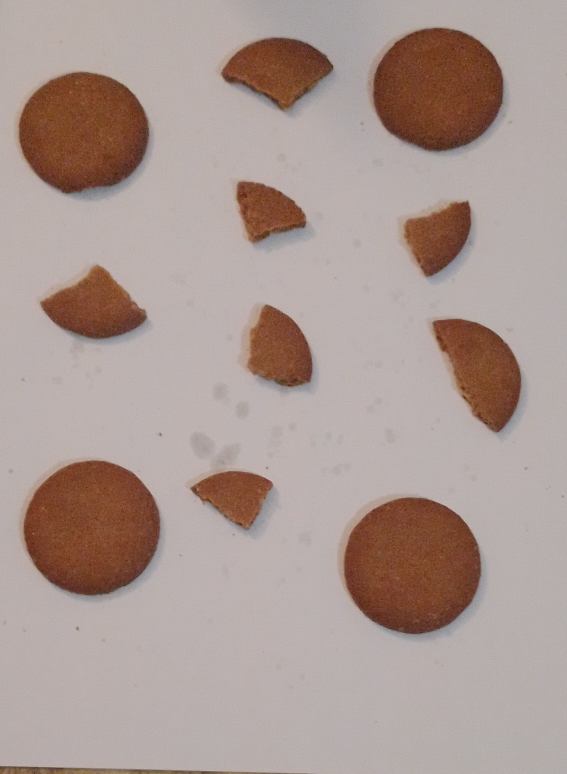
#> input picture input/circular biscuit 1.jpg, 1134 x 1548 px, found by its file name (shown at 1/2 size); its folder holds only this picture in this run
$ jupyter execute 'image processing assignment.ipynb'   (shell and % lines are left out)
#> lines starting #> are read from the running program, lines starting #| are printed output that depends on the picture; after the words box and inside, x2 and y2 are one past the last pixel; in counts of white or black regions, pixels touching at a corner belong together
[cell 1]
import cv2
import numpy as np
import os

input_folder = "Biscuit Images/input"
output_folder = "Biscuit Images/output"
os.makedirs(output_folder, exist_ok=True)

for filename in os.listdir(input_folder):

    if not filename.lower().endswith((".jpg", ".png", ".jpeg")):
        continue

    path = os.path.join(input_folder, filename)
    img = cv2.imread(path)
#> img is the input picture: shape (1548, 1134, 3); mean B, G, R 147.2, 153.2, 170.9

    if img is None:
        continue

    img = cv2.resize(img, (800, 800))
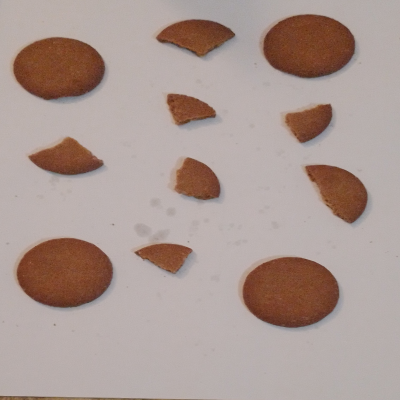
#> img: shape (800, 800, 3) (shown at 1/2 size); mean B, G, R 147.1, 153.1, 170.7
    output = img.copy()


    gray = cv2.cvtColor(img, cv2.COLOR_BGR2GRAY)
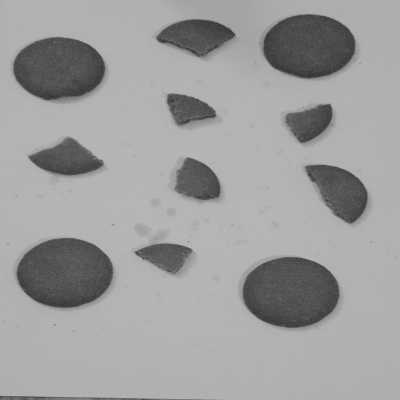
#> gray: shape (800, 800) (shown at 1/2 size); min 30, max 191, mean 157.7
    blur = cv2.GaussianBlur(gray, (5, 5), 0)

    _, thresh = cv2.threshold(
        blur, 0, 255,
        cv2.THRESH_BINARY_INV + cv2.THRESH_OTSU
    )
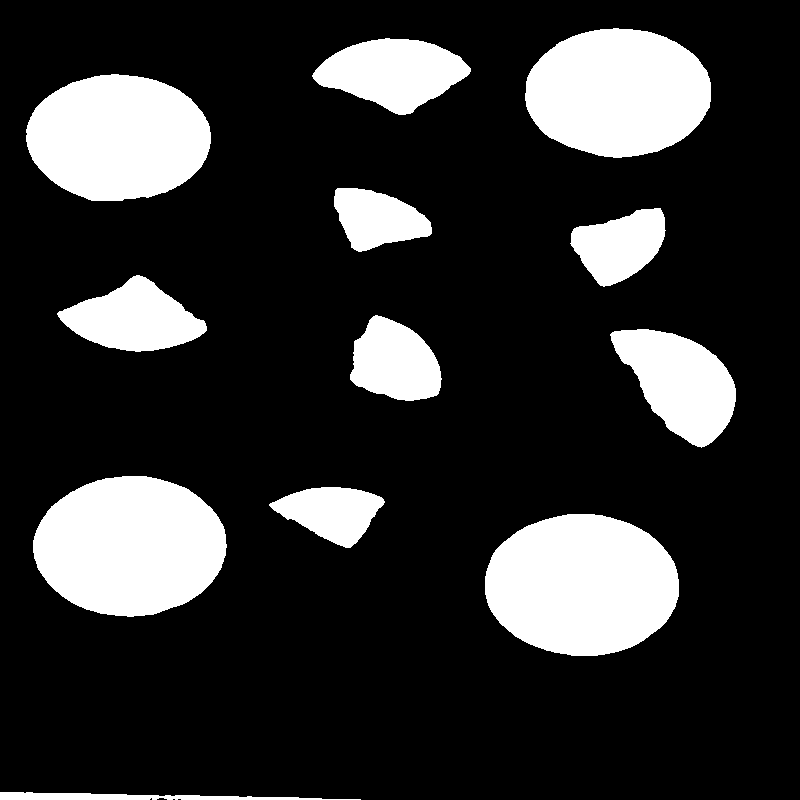
#> thresh: shape (800, 800); 19.4% white; 12 white regions, largest, box (x1, y1, x2, y2) and area: (485, 514, 679, 656) 21717, (33, 476, 227, 617) 21200, (525, 28, 711, 158) 18847

    kernel = np.ones((5, 5), np.uint8)
    thresh = cv2.morphologyEx(thresh, cv2.MORPH_CLOSE, kernel, 3)
    thresh = cv2.morphologyEx(thresh, cv2.MORPH_OPEN, kernel, 2)
#> thresh: shape (800, 800); 19.4% white; 12 white regions

    contours, _ = cv2.findContours(
        thresh, cv2.RETR_EXTERNAL, cv2.CHAIN_APPROX_SIMPLE
    )
#> contours = 12 contours; largest, box (x1, y1, x2, y2) and area: (485, 514, 679, 656) 21476, (33, 476, 226, 617) 20958, (525, 28, 711, 158) 18620, (26, 74, 211, 201) 18110, (611, 329, 736, 447) 8824

    intact = 0
    broken = 0

    for cnt in contours:

        area = cv2.contourArea(cnt)
        if area < 1500:
            continue

        perimeter = cv2.arcLength(cnt, True)
        if perimeter == 0:
            continue


        circularity = 4 * np.pi * area / (perimeter * perimeter)

        hull = cv2.convexHull(cnt)
        hull_area = cv2.contourArea(hull)
        solidity = area / hull_area if hull_area != 0 else 0

        x, y, w, h = cv2.boundingRect(cnt)
        extent = area / (w * h)


        roughness = perimeter / (2 * np.sqrt(np.pi * area))


        is_large = area > 8000


        if is_large and (
            circularity > 0.75 and
            solidity > 0.94 and
            roughness < 1.15
        ):
            label = "Intact Biscuit"
            color = (0, 255, 0)
            intact += 1

        elif is_large and (
            extent > 0.75 and
            solidity > 0.90 and
            roughness < 1.2
        ):
            label = "Intact Biscuit"
            color = (0, 255, 0)
            intact += 1

        else:
            label = "Broken Biscuit"
            color = (0, 0, 255)
            broken += 1


        cv2.drawContours(output, [cnt], -1, color, 3)

        cv2.putText(output, label, (x, y - 10),
                    cv2.FONT_HERSHEY_SIMPLEX, 0.6, color, 2)
#> this loop made 12 passes
#> (area, perimeter, circularity, hull_area, solidity, x, y, w) on passes 2 to 9: (21475.5, 558.5, 0.865, 21619, 0.993, 485, 514, 194), (4140.5, 287.2, 0.631, 4303.5, 0.962, 271, 487, 113), (20958, 552.7, 0.862, 21118.5, 0.992, 33, 476, 193), (8824.5, 395.9, 0.708, 9121, 0.967, 611, 329, 125), (5503.5, 294.7, 0.796, 5667, 0.971, 350, 316, 91), (6681.5, 368.1, 0.62, 7081, 0.944, 58, 276, 149), (4732, 284.9, 0.732, 4961, 0.954, 571, 208, 94), (4048.5, 275.2, 0.672, 4255, 0.951, 334, 188, 98)
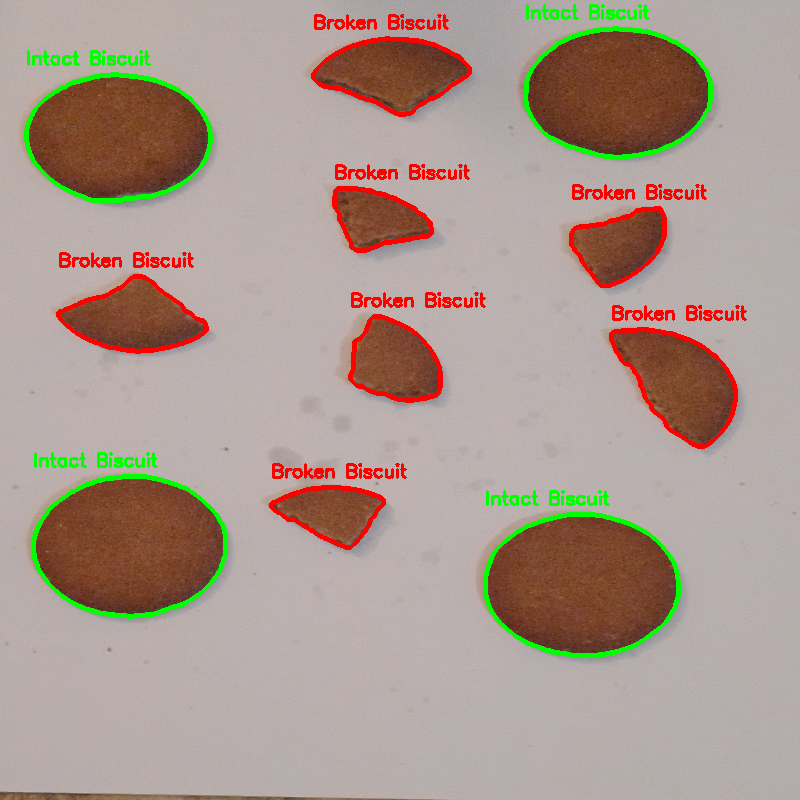
#> output: shape (800, 800, 3); 4.62% of pixels changed, all inside (x1, y1, x2, y2) = (24, 4, 747, 658)
#> after the loop, broken = 7; intact = 4

    cv2.putText(output,
                f"Intact: {intact}  Broken: {broken}",
                (10, 30),
                cv2.FONT_HERSHEY_SIMPLEX,
                0.8,
                (255, 0, 0),
                2)
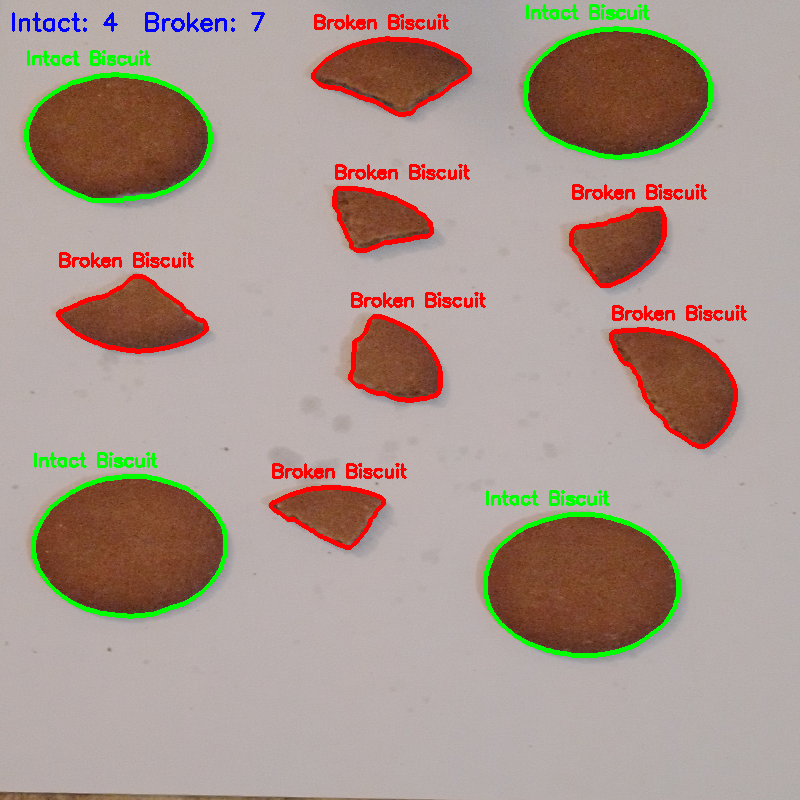
#> output: shape (800, 800, 3); 0.22% of pixels changed, all inside (x1, y1, x2, y2) = (12, 12, 265, 32)

    out_path = os.path.join(output_folder, "processed_" + filename)
    cv2.imwrite(out_path, output)

    print("Saved:", out_path)

print("DONE")

$ run again, on input/circular biscuit 5.jpg
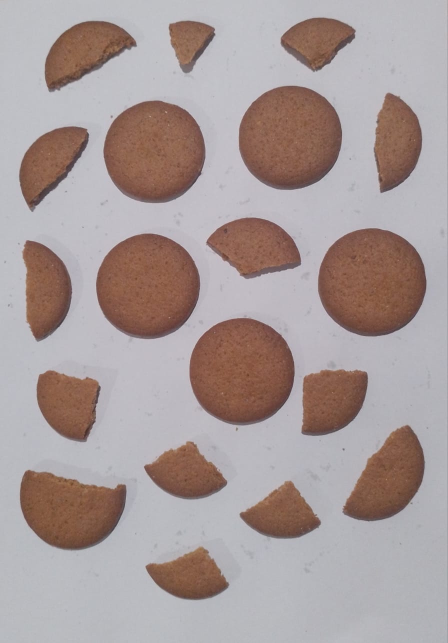
#> input picture input/circular biscuit 5.jpg, 896 x 1286 px, found by its file name (shown at 1/2 size)
#> img is the input picture: shape (1286, 896, 3); mean B, G, R 153.6, 154.7, 167.8
#> img: shape (800, 800, 3)
#> `_, thresh = cv2.threshold( blur, 0, 255, cv2.THRESH_BINARY_INV + cv2.T..`:
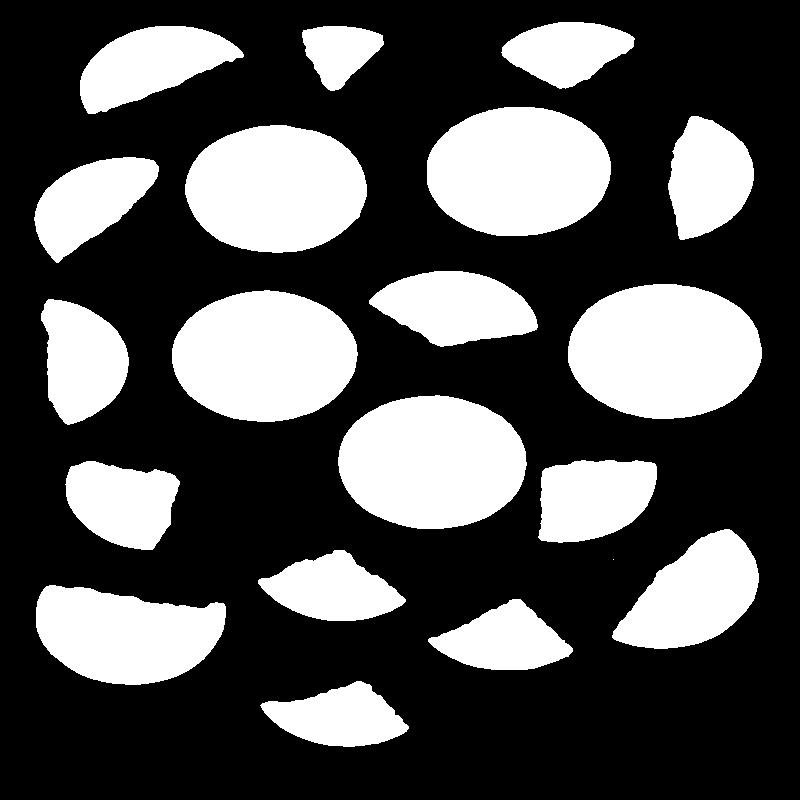
#> thresh: shape (800, 800); 32% white; 20 white regions (1 under 20 px), largest, box (x1, y1, x2, y2) and area: (568, 284, 762, 419) 20662, (338, 395, 527, 529) 19853, (172, 290, 358, 422) 19055
#> contours = 19 contours; largest, box (x1, y1, x2, y2) and area: (568, 284, 762, 419) 20424, (338, 395, 526, 529) 19616, (172, 290, 357, 422) 18824, (427, 107, 611, 236) 18678, (185, 125, 367, 253) 18044
#> the loop `for cnt in contours: ` made 19 passes
#> (area, perimeter, circularity, hull_area, solidity, x, y, w) on passes 1 to 8: (5910, 358.7, 0.577, 6368, 0.928, 262, 681, 146), (6009, 352.5, 0.608, 6280.5, 0.957, 429, 599, 143), (13618.5, 508.9, 0.661, 14421.5, 0.944, 36, 585, 190), (6357, 358.5, 0.621, 6686.5, 0.951, 259, 550, 146), (10542.5, 429, 0.72, 10816.5, 0.975, 613, 529, 146), (7265.5, 344.8, 0.768, 7558, 0.961, 66, 461, 113), (7757, 361.5, 0.746, 7955.5, 0.975, 539, 460, 118), (19615.5, 537.5, 0.853, 19772, 0.992, 338, 395, 188)
#> after the loop `for cnt in contours:`: broken = 14; intact = 5
#> `cv2.putText(output, f"Intact: {intact}  Broken: {broken}", (10, 30), c..`:
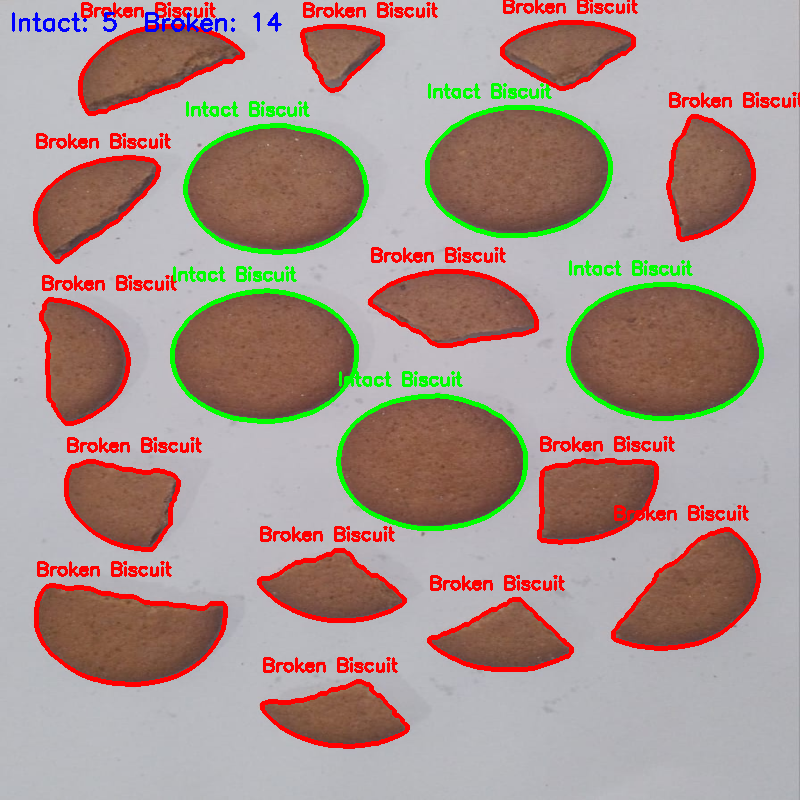
#> output: shape (800, 800, 3); mean B, G, R 141.6, 148.4, 168.6

$ run again, on input/square image 1.jpg
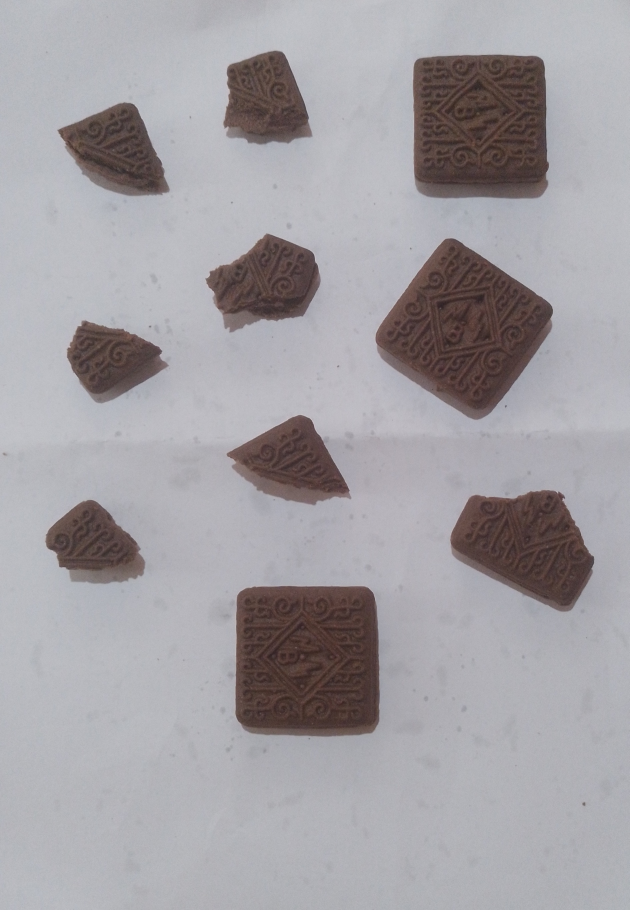
#> input picture input/square image 1.jpg, 1888 x 2729 px, found by its file name (shown at 1/3 size)
#> img is the input picture: shape (2729, 1888, 3); mean B, G, R 163.6, 159.4, 162.8
#> img: shape (800, 800, 3)
#> `_, thresh = cv2.threshold( blur, 0, 255, cv2.THRESH_BINARY_INV + cv2.T..`:
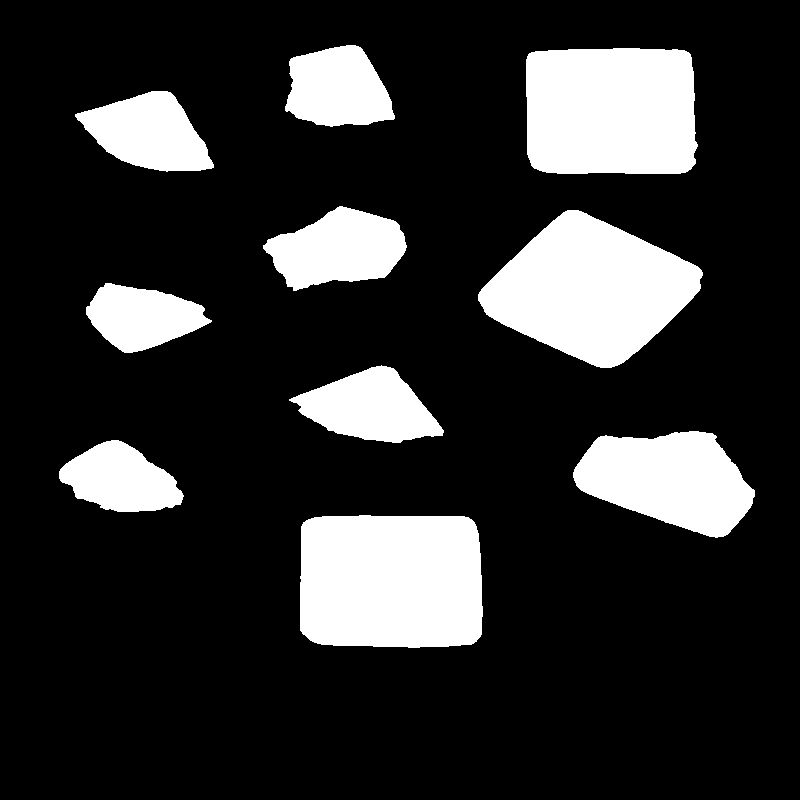
#> thresh: shape (800, 800); 18.6% white; 10 white regions, largest, box (x1, y1, x2, y2) and area: (300, 515, 483, 648) 23227, (478, 210, 703, 368) 21699, (526, 48, 698, 174) 20652
#> contours = 10 contours; largest, box (x1, y1, x2, y2) and area: (300, 515, 483, 648) 22942, (478, 210, 702, 368) 21454, (526, 48, 697, 174) 20372, (573, 431, 755, 537) 12858, (264, 207, 406, 290) 7748
#> the loop `for cnt in contours: ` made 10 passes
#> (area, perimeter, circularity, hull_area, solidity, x, y, w) on passes 1 to 8: (22941.5, 597, 0.809, 23168.5, 0.99, 300, 515, 183), (5803.5, 326.5, 0.684, 6045.5, 0.96, 59, 440, 124), (12857.5, 484.9, 0.687, 13338.5, 0.964, 573, 431, 182), (7017.5, 379.1, 0.614, 7287, 0.963, 293, 366, 150), (5507, 321.1, 0.671, 5686, 0.969, 86, 283, 123), (21454.5, 596.2, 0.758, 21641, 0.991, 478, 210, 224), (7748.5, 380.6, 0.672, 8268.5, 0.937, 264, 207, 142), (6944.5, 361.8, 0.667, 7140.5, 0.973, 77, 91, 136)
#> after the loop `for cnt in contours:`: broken = 7; intact = 3
#> `cv2.putText(output, f"Intact: {intact}  Broken: {broken}", (10, 30), c..`:
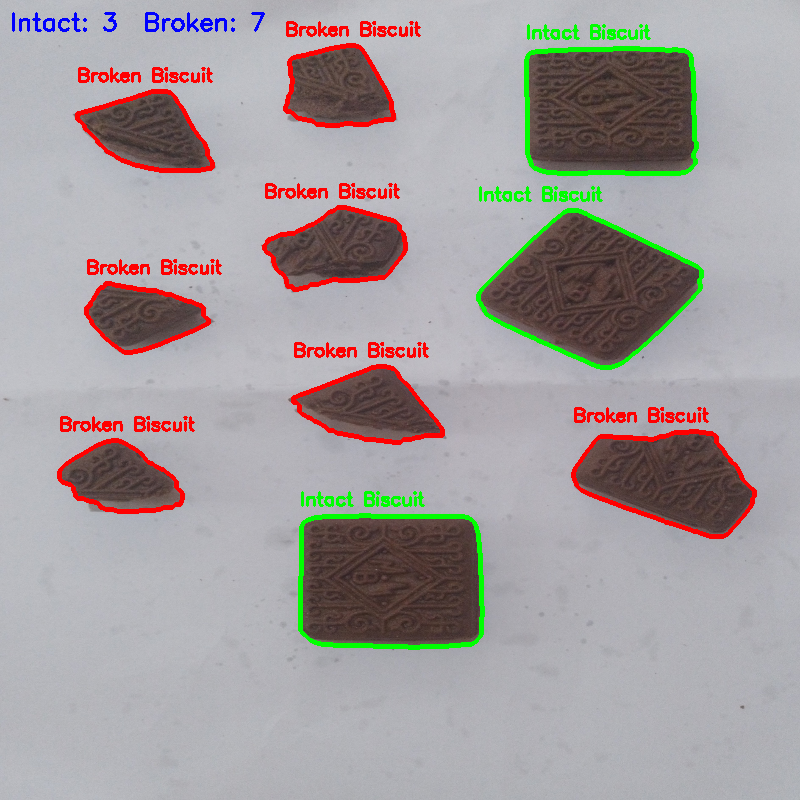
#> output: shape (800, 800, 3); mean B, G, R 157.2, 156.8, 162.9
